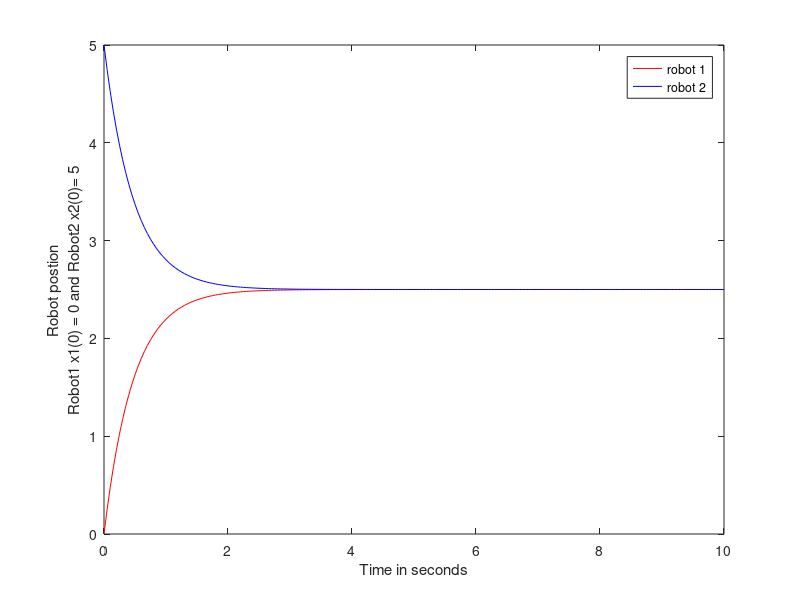

Write the MATLAB code that produced this figure.
clear
close all
x_1(1)=0;
x_2(1)=5;
gap=1;
delta_t=0.05;
end_time=10;
time=0:delta_t:end_time;
length_time=length(time);
G1=1;
G2=1;
for i=1:length_time-1
    x_1(i+1)=x_1(i)+G1*(x_2(i)-x_1(i))*delta_t;
    x_2(i+1)=x_2(i)+G2*(x_1(i)-x_2(i))*delta_t;;
    i=i+1
end
plot(time,x_1,'r',time,x_2,'b')
legend('robot 1', 'robot 2');
%title('Trajectory of two robots vs Time')
xlabel ('Time in seconds');
ylabel ({'Robot postion','Robot1 x1(0) = 0 and Robot2 x2(0)= 5'});
